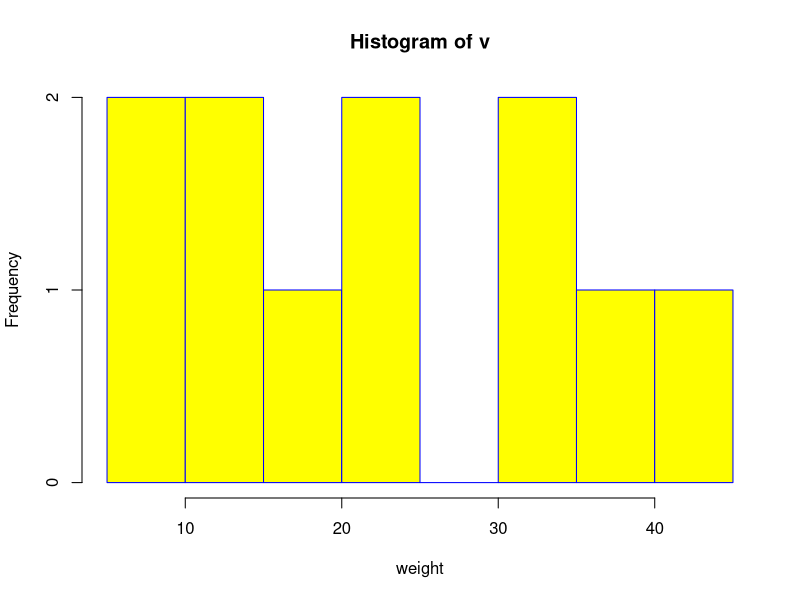

Write R code to recreate this figure.
#histogram
#create data for the graph
v<-c(9,13,21,8,36,22,12,41,31,33,19)

#given the chart flie a name
png(file="histogram.png")

#create the histogram
hist(v,xlab = "weight",col="yellow",border = "blue")

#save the file
dev.off()